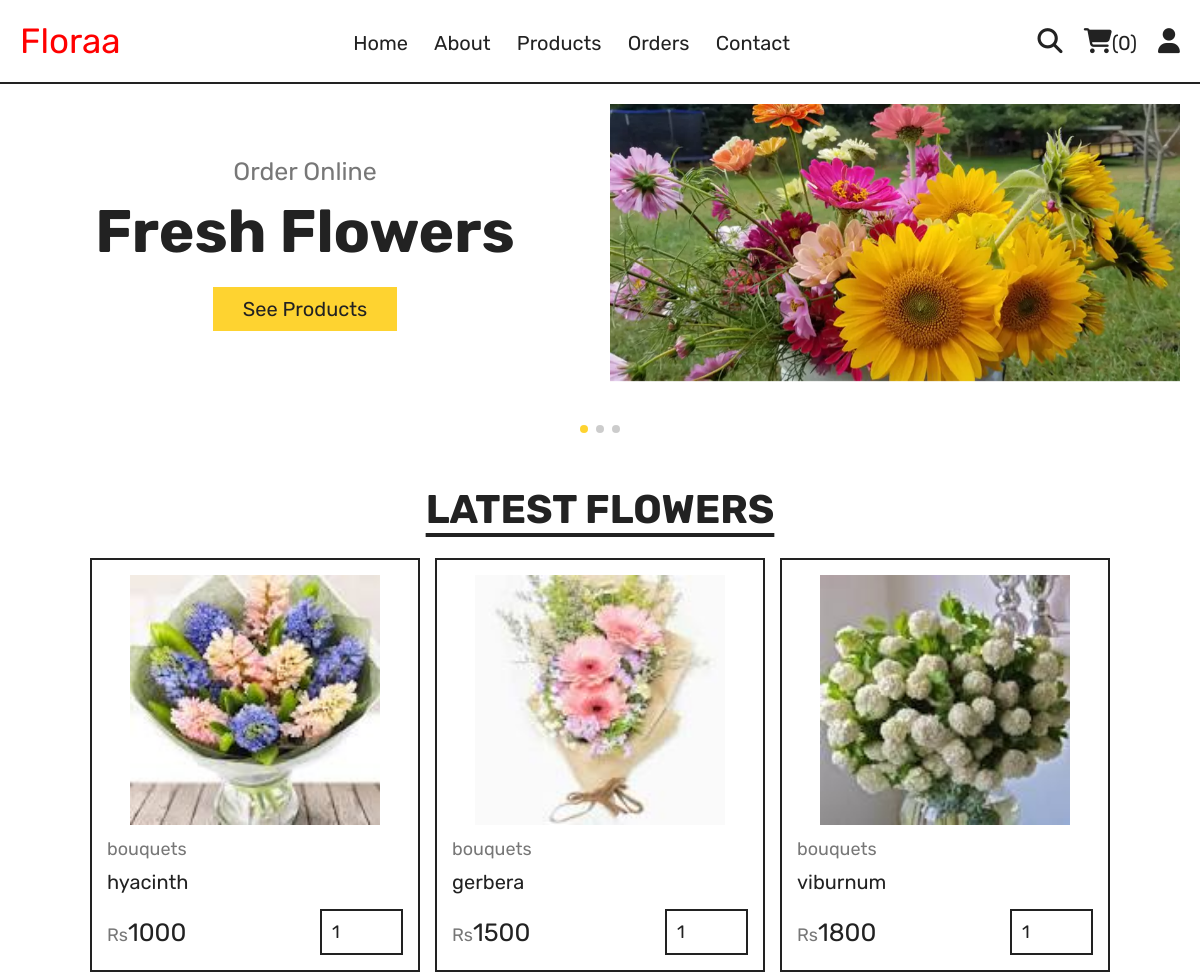
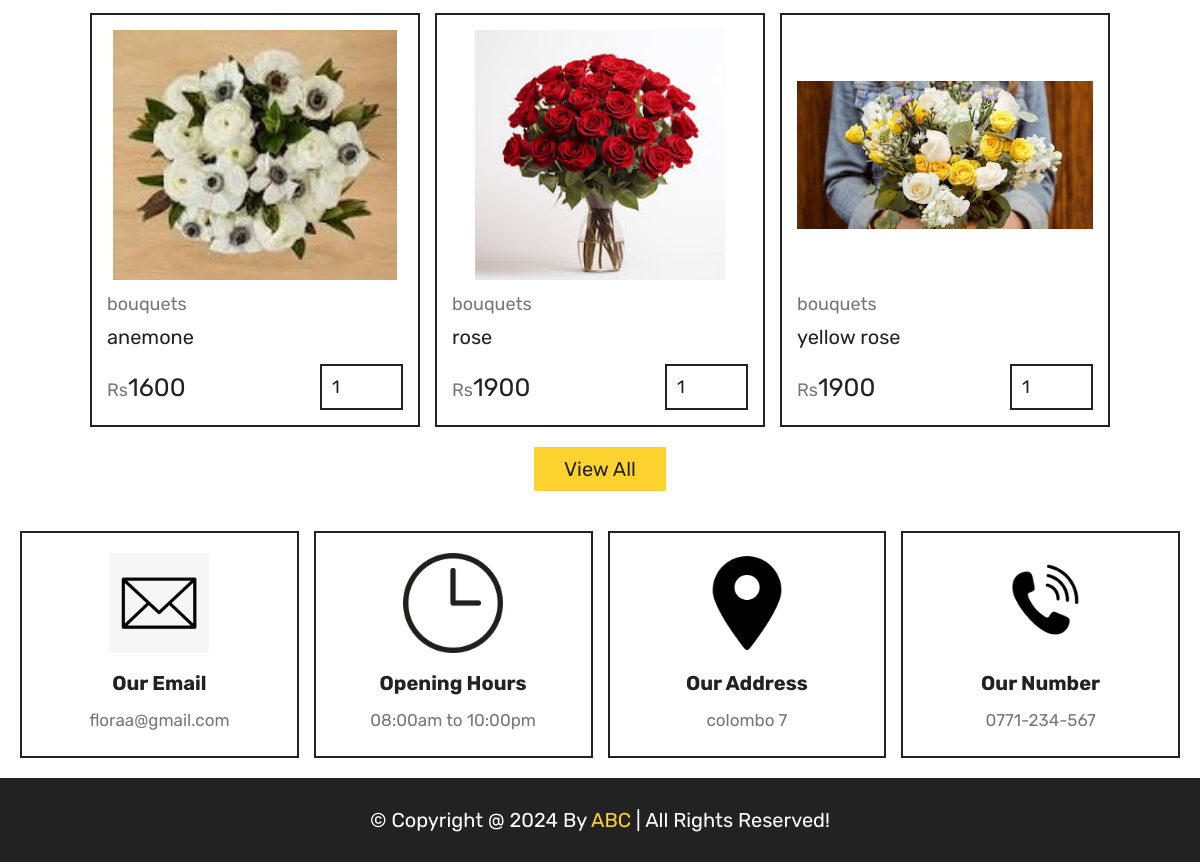
Screenshot of /home.php (signed in) with the database file from the repository (2 pictures, top to bottom).
### tables this page shows
CREATE TABLE `products` (
  `id` int(100) NOT NULL,
  `name` varchar(100) NOT NULL,
  `category` varchar(100) NOT NULL,
  `price` int(10) NOT NULL,
  `image` varchar(100) NOT NULL
);

### home.php (the view, shortened to what this page needs)
<?php
include 'includes/connect.php';
?>
<!DOCTYPE html>
<html lang="en">
<head>
   <link rel="stylesheet" href="https://unpkg.com/swiper@8/swiper-bundle.min.css" />
   <link rel="stylesheet" href="https://cdnjs.cloudflare.com/ajax/libs/font-awesome/6.1.1/css/all.min.css">
   <link rel="stylesheet" href="css/style.css">
</head>
<body>
<?php include 'includes/user_header.php'; ?>
<section class="hero">
   <div class="swiper hero-slider">
      <div class="swiper-wrapper">
         <div class="swiper-slide slide">
            <div class="content">
               <span>Order Online</span>
               <h3>fresh flowers</h3>
               <a href="menu.php" class="btn">see products</a>
            </div>
            <div class="image">
               <img src="images/home1.webp" alt="">
            </div>
         </div>
         <div class="swiper-slide slide">
            <div class="content">
               <span>Order Online</span>
               <h3>bouquets</h3>
               <a href="menu.php" class="btn">see products</a>
            </div>
            <div class="image">
               <img src="images/home2.webp" alt="">
            </div>
         </div>
         <div class="swiper-slide slide">
            <div class="content">
               <span>Order Online</span>
               <h3>flower cards</h3>
               <a href="menu.php" class="btn">see products</a>
            </div>
            <div class="image">
               <img src="images/home3.webp" alt="">
            </div>
         </div>
      </div>
      <div class="swiper-pagination"></div>
   </div>
</section>
<section class="products">
   <h1 class="title">Latest Flowers</h1>
   <div class="box-container">
      <?php
         $select_products = $conn->prepare("SELECT * FROM `products` LIMIT 6");
         $select_products->execute();
         if($select_products->rowCount() > 0){
            while($fetch_products = $select_products->fetch(PDO::FETCH_ASSOC)){
      ?>
      <form action="" method="post" class="box">
         <img src="uploaded_img/<?= $fetch_products['image']; ?>" alt="">
         <a href="category.php?category=<?= $fetch_products['category']; ?>" class="cat"><?= $fetch_products['category']; ?></a>
         <div class="name"><?= $fetch_products['name']; ?></div>
         <div class="flex">
            <div class="price"><span>Rs</span><?= $fetch_products['price']; ?></div>
            <input type="number" name="qty" class="qty" min="1" max="99" value="1" maxlength="2">
         </div>
      </form>
      <?php
            }
         }else{
            echo '<p class="empty">no products added yet!</p>';
         }
      ?>
   </div>
   <div class="more-btn">
      <a href="menu.php" class="btn">View All</a>
   </div>
</section>
<?php include 'includes/footer.php'; ?>
</body>
</html>

### css/style.css (style rules this page uses)
:root { --yellow:#fed330; --red:#e74c3c; --white:#fff; --black:#222; --light-color:#777; --border:.2rem solid var(--black); }
* { font-family: 'Rubik', sans-serif; margin:0; padding:0; box-sizing: border-box; outline: none; border: none; text-decoration: none; }
html { font-size: 62.5%; overflow-x: hidden; scroll-behavior: smooth; stop-opacity: 7rem; }
section { margin:0 auto; max-width: 1200px; padding:2rem; }
.title { text-align: center; margin-bottom: 2.5rem; font-size: 4rem; color:var(--black); text-transform: uppercase; text-decoration: underline; text-underline-offset: 1rem; }
.btn, .delete-btn { margin-top: 1rem; display: inline-block; font-size: 2rem; padding:1rem 3rem; cursor: pointer; text-transform: capitalize; transition: .2s linear; }
.btn { background-color: var(--yellow); color:var(--black); }
.hero .slide { display: flex; align-items: center; flex-wrap: wrap-reverse; gap:2rem; margin-bottom: 4rem; }
.hero .slide .image { flex:1 1 40rem; }
.hero .slide .image img { width: 100%; }
.hero .slide .content { flex:1 1 40rem; text-align: center; }
.hero .slide .content span { font-size: 2.5rem; color:var(--light-color); }
.hero .slide .content h3 { margin:1rem 0; font-size: 6rem; color:var(--black); text-transform: capitalize; }
.products .box-container { display: grid; grid-template-columns: repeat(auto-fit, 33rem); justify-content: center; align-items: flex-start; gap:1.5rem; }
.products .box-container .box { border:var(--border); padding:1.5rem; position: relative; overflow: hidden; }
.products .box-container .box img { height: 25rem; width: 100%; object-fit: contain; margin-bottom: 1rem; }
.products .box-container .box .cat { font-size: 1.8rem; color:var(--light-color); }
.products .box-container .box .name { font-size: 2rem; color:var(--black); margin:1rem 0; }
.products .box-container .box .flex { display: flex; align-items: center; gap:1rem; margin-top: 1.5rem; }
.products .box-container .box .flex .price { margin-right: auto; font-size: 2.5rem; color:var(--black); }
.products .box-container .box .flex .price span { color:var(--light-color); font-size: 1.8rem; }
.products .box-container .box .flex .qty { padding:1rem; border:var(--border); font-size: 1.8rem; color:var(--black); }
.products .more-btn { margin-top: 1rem; text-align: center; }

### rows the page displays
products: image (picture), category "bouquets", name "hyacinth", price "1000"
products: image (picture), category "bouquets", name "gerbera", price "1500"
products: image (picture), category "bouquets", name "viburnum", price "1800"
products: image (picture), category "bouquets", name "anemone", price "1600"
products: image (picture), category "bouquets", name "rose", price "1900"
products: image (picture), category "bouquets", name "yellow rose", price "1900"

### other values shown
$total_cart_items "0"
